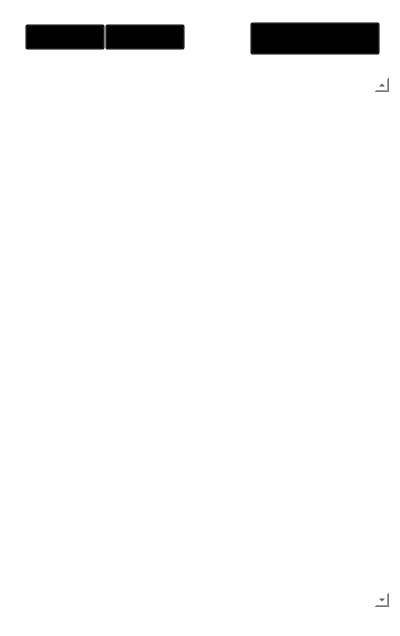
<?xml version="1.0" encoding="UTF-8"?>
<ui version="4.0">
 <class>RankingList</class>
 <widget class="QWidget" name="RankingList">
  <property name="geometry">
   <rect>
    <x>0</x>
    <y>0</y>
    <width>400</width>
    <height>636</height>
   </rect>
  </property>
  <property name="windowTitle">
   <string>Form</string>
  </property>
  <property name="styleSheet">
   <string notr="true">background:transparent;</string>
  </property>
  <layout class="QGridLayout" name="gridLayout">
   <property name="leftMargin">
    <number>0</number>
   </property>
   <property name="topMargin">
    <number>0</number>
   </property>
   <property name="rightMargin">
    <number>0</number>
   </property>
   <property name="bottomMargin">
    <number>0</number>
   </property>
   <property name="spacing">
    <number>0</number>
   </property>
   <item row="0" column="0">
    <widget class="QFrame" name="frame">
     <property name="minimumSize">
      <size>
       <width>400</width>
       <height>636</height>
      </size>
     </property>
     <property name="frameShape">
      <enum>QFrame::StyledPanel</enum>
     </property>
     <property name="frameShadow">
      <enum>QFrame::Raised</enum>
     </property>
     <widget class="QWidget" name="horizontalLayoutWidget" native="true">
      <property name="geometry">
       <rect>
        <x>25</x>
        <y>0</y>
        <width>200</width>
        <height>50</height>
       </rect>
      </property>
      <property name="minimumSize">
       <size>
        <width>0</width>
        <height>48</height>
       </size>
      </property>
      <layout class="QHBoxLayout" name="horizontalLayout">
       <property name="spacing">
        <number>0</number>
       </property>
       <property name="leftMargin">
        <number>0</number>
       </property>
       <property name="topMargin">
        <number>0</number>
       </property>
       <property name="rightMargin">
        <number>0</number>
       </property>
       <property name="bottomMargin">
        <number>0</number>
       </property>
       <item alignment="Qt::AlignBottom">
        <widget class="QPushButton" name="Like_leaderboard_pbt">
         <property name="sizePolicy">
          <sizepolicy hsizetype="Minimum" vsizetype="Expanding">
           <horstretch>0</horstretch>
           <verstretch>0</verstretch>
          </sizepolicy>
         </property>
         <property name="minimumSize">
          <size>
           <width>80</width>
           <height>23</height>
          </size>
         </property>
         <property name="font">
          <font>
           <pointsize>9</pointsize>
          </font>
         </property>
         <property name="text">
          <string>点赞榜</string>
         </property>
        </widget>
       </item>
       <item alignment="Qt::AlignBottom">
        <widget class="QPushButton" name="Download_rankings_pbt">
         <property name="sizePolicy">
          <sizepolicy hsizetype="Minimum" vsizetype="Expanding">
           <horstretch>0</horstretch>
           <verstretch>0</verstretch>
          </sizepolicy>
         </property>
         <property name="minimumSize">
          <size>
           <width>80</width>
           <height>23</height>
          </size>
         </property>
         <property name="text">
          <string>下载榜</string>
         </property>
        </widget>
       </item>
       <item>
        <spacer name="horizontalSpacer">
         <property name="orientation">
          <enum>Qt::Horizontal</enum>
         </property>
         <property name="sizeHint" stdset="0">
          <size>
           <width>40</width>
           <height>20</height>
          </size>
         </property>
        </spacer>
       </item>
      </layout>
     </widget>
     <widget class="NewComboBox" name="cBox_list">
      <property name="geometry">
       <rect>
        <x>250</x>
        <y>22</y>
        <width>130</width>
        <height>33</height>
       </rect>
      </property>
      <property name="sizePolicy">
       <sizepolicy hsizetype="Fixed" vsizetype="Fixed">
        <horstretch>0</horstretch>
        <verstretch>0</verstretch>
       </sizepolicy>
      </property>
      <property name="minimumSize">
       <size>
        <width>130</width>
        <height>33</height>
       </size>
      </property>
      <property name="maximumSize">
       <size>
        <width>130</width>
        <height>33</height>
       </size>
      </property>
      <item>
       <property name="text">
        <string>月度排行榜</string>
       </property>
      </item>
      <item>
       <property name="text">
        <string>总排行榜</string>
       </property>
      </item>
     </widget>
     <widget class="RankingListView" name="listView">
      <property name="geometry">
       <rect>
        <x>0</x>
        <y>77</y>
        <width>390</width>
        <height>531</height>
       </rect>
      </property>
      <property name="verticalScrollBarPolicy">
       <enum>Qt::ScrollBarAlwaysOn</enum>
      </property>
      <property name="horizontalScrollBarPolicy">
       <enum>Qt::ScrollBarAlwaysOff</enum>
      </property>
     </widget>
    </widget>
   </item>
  </layout>
 </widget>
 <customwidgets>
  <customwidget>
   <class>NewComboBox</class>
   <extends>QComboBox</extends>
   <header>CustomControl/NewComboBox.h</header>
  </customwidget>
  <customwidget>
   <class>RankingListView</class>
   <extends>QListView</extends>
   <header>modules/CommunityModule/ui/ranking/ranking_list_view.h</header>
  </customwidget>
 </customwidgets>
 <resources/>
 <connections/>
</ui>
